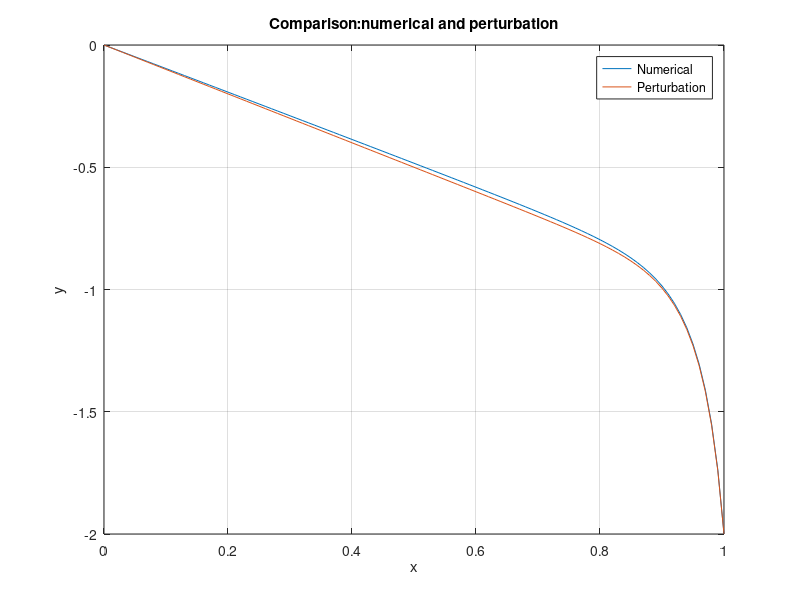

Write MATLAB code to recreate this figure.
numcyc=1000;%number of cycles
num=100;%number of grid points
st=1/num;%size of step
epsi=0.05;%equation parameter
xs=[0:st:1];%x series
ys=zeros(num+1,1);%y series
ysper=zeros(num+1,1)%y series, perturbation
for i=1:(num+1)
    ysper(i,1)=tanh(0.5*(xs(1,i)-1)/epsi+atanh(-2))-xs(1,i)+1;
end
ys(1,1)=0;%boundary value
ys(num+1,1)=-2;%boundary value
for k=1:numcyc
for i=2:num
    ys(i,1)=((i-1)*st^3/epsi-ys(i+1,1)-ys(i-1,1))/(0.5*st/epsi*(ys(i+1,1)-ys(i-1,1))-2);
end
end
plot(xs,ys,xs,ysper),xlabel('x'),ylabel('y'),title('Comparison:numerical and perturbation'),grid on,legend('Numerical','Perturbation')